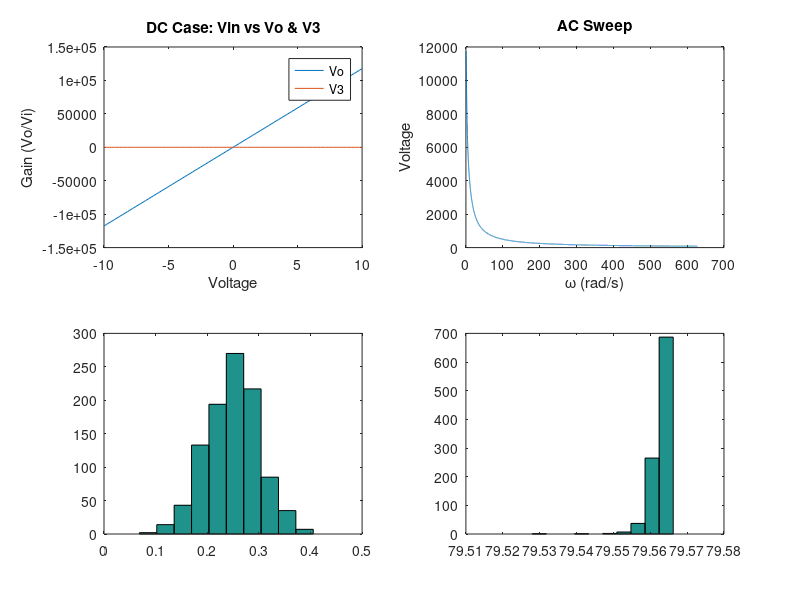

Source code (MATLAB):
%Jay Maini 101037537
%MNPA
set(0, 'DefaultFigureWindowStyle','docked')
clear all
close all
global G C F

%Circuit parameters
R1 = 1;
R2 = 2;
R3 = 10;
R4 = 0.1;
Ro = 1000;

L1 = 0.2;
a = 100;
C1 = 0.25;
G1 = 1/R1;
G2 = 1/R2;
G3 = 1/R3;
G4 = 1/R4;
Go = 1/Ro;

% Note: There is an error within the G matrix causing incorrect results
% that I was not able to diagnose. See graphs.

G = [G1 -1 -G1 0 0 0 0;
    1 0 0 0 0 0 0;
    -G1 0 G1+G2 -1 0 0 0;
    0 0 1 -G3 0 0 0;
    0 0 0 0 G4 -1 -G4;
    0 0 0 0 -G4 0 G4-Go;
    0 0 0 a 0 -G4-Go 0];

C = [C1 0 -C1 0 0 0 0;
    0 0 0 0 0 0 0;
    -C1 0 C1 0 0 0 0;
    0 0 0 -L1 0 0 0;
    0 0 0 0 0 0 0;
    0 0 0 0 0 0 0;
    0 0 0 0 0 0 0];

F = [0;1;0;0;0;0;0];

% [V1 Iin V2 I3 V4 Icc Vo]

%DC Case

s = 0; %no capacitive/inductive effects
Vin = linspace(-10, 10, 100);
V3 = zeros(size(Vin));
Vo = zeros(size(Vin));
for i=1:length(Vin)
   V = (G+s.*C)\(F.*Vin(i)); 
   V3(i) = V(4)*G3;
   Vo(i) = V(7);
end


figure(1)
subplot(2,2,1)
plot(Vin,Vo)
hold on
plot(Vin,V3)
title('DC Case: Vin vs Vo & V3')
xlabel('Voltage')
ylabel('Gain (Vo/Vi)')
legend('Vo','V3')

f = linspace(0.01, 100, 10000);
w = 2*pi*f;
Vo = zeros(size(f));
for i = 1:length(f)
    s = j*w(i);
    V = (G+s*C)\F;  % Solving
    Vo(i) = V(7);
end
subplot(2,2,2)
plot(w,abs(Vo));
title('AC Sweep');
xlabel('\omega (rad/s)');
ylabel('Voltage');

subplot(2,2,3)
%normal distribution of Capacitance
C1_dist = C1 + 0.05 * randn(1000,1);
hist(C1_dist)

subplot(2,2,4)
Vo = zeros(size(C1_dist));
%Solved distribution of gain 
for i = 1:length(C1_dist)
    C1 = C1_dist(i);
    %recalculate C matrix
    C = [C1 0 -C1 0 0 0 0;
    0 0 0 0 0 0 0;
    -C1 0 C1 0 0 0 0;
    0 0 0 -L1 0 0 0;
    0 0 0 0 0 0 0;
    0 0 0 0 0 0 0;
    0 0 0 0 0 0 0];
    
    V = (G+s.*C)\F;
    Vo(i) = abs(V(7));
end
hist(Vo)


